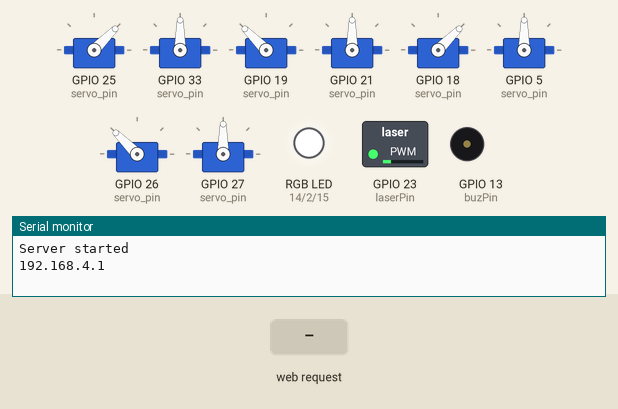
This sketch was run on a simulated ESP32. Shown: 8 × servo, switched loads named in the sketch (green lamp = pin HIGH), an RGB LED mixed from three pins (HIGH = lit), buzzer (waves = sounding, pin HIGH), the last lines printed to the serial monitor. Inputs (shaded band) come from the test bench.

Above: at 2.9 s.
3.0 s: HTTP request GET /frente received
At 3.16 s:
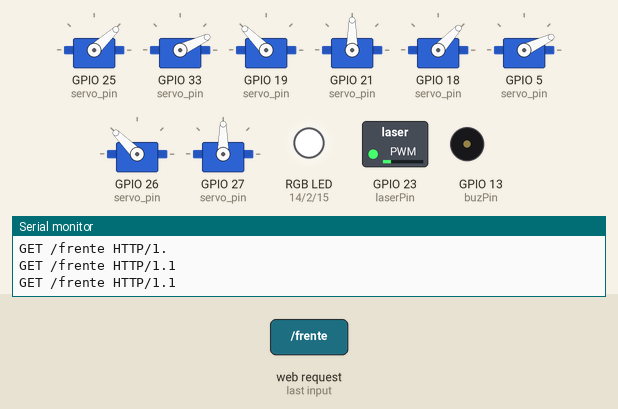
6.0 s: HTTP request GET /atras received
9.0 s: HTTP request GET /direita received
At 9.16 s:
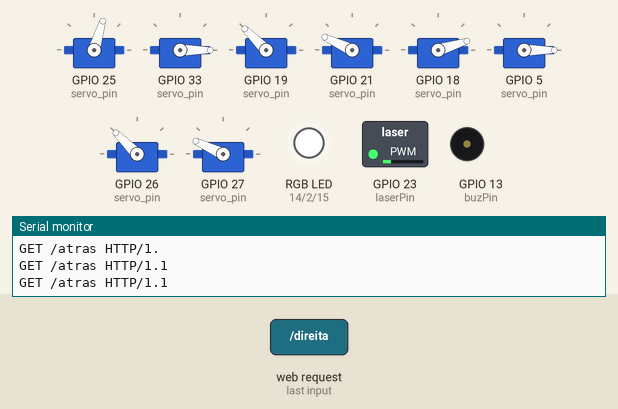
12.0 s: HTTP request GET /esquerda received
At 12.17 s:
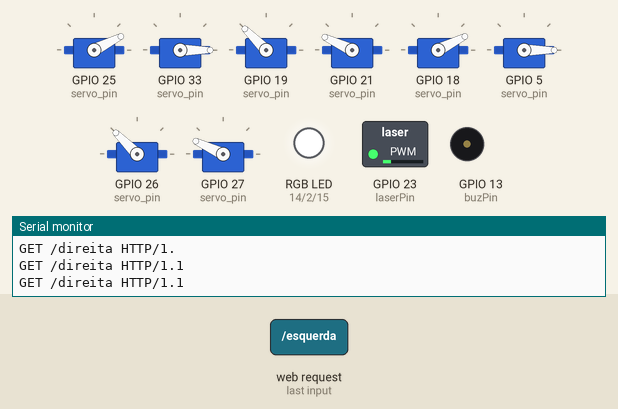
15.0 s: HTTP request GET /atirar received
At 15.47 s:
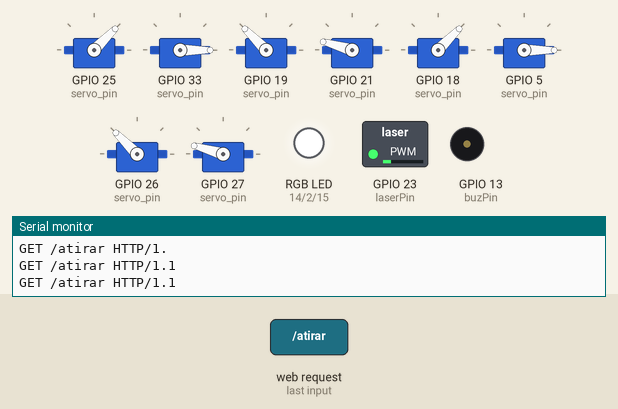
18.0 s: HTTP request GET /ligar received
Timing chart, 0 to 22.0 s (numbered marks = the images above; inputs shaded):
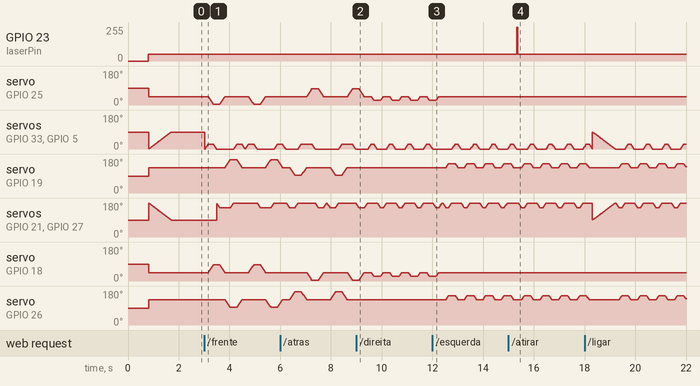

Measured:
- after the input at 9.0 s, servo on GPIO 19 (servo_pin), servo on GPIO 26 (servo_pin): stops changing and stays 135°
- after the input at 15.0 s, GPIO 23 (laserPin): 50/255 → 255/255 after 0.32 s, → 50/255 0.05 s later

The sketch:

mainAP.ino
```cpp
// Bibliotecas WiFi Esp32
#include <WiFi.h>
#include <WiFiClient.h>
#include <WebServer.h>
#include <WiFiAP.h>

// Info rede Esp32
const char *ssid = "QuadBot01";
const char *password = "12345678";
WiFiServer server(80);

// Biblioteca Servo Esp32
#include <ESP32_Servo.h>

// Definir os pinos
Servo servo[4][2];
const int servo_pin[4][2] = { {25, 33},  //fe
                              {19, 21},  //fd
                              {18,  5},  //td
                              {26, 27}};//te
                            //Quadril\Coxa

// Definir Configuração Laser
#define laserPin 23
#define freqLedC 1000
#define laserChannel 11
#define resolution 8

// Definir LedRGB
#define rPin 14
#define gPin 2
#define bPin 15
#define r 13
#define g 14
#define b 15

// Definir Buzzer
#define buzPin 13
#define buz 12

// Vidas
int vidas = 1;

// Definir Delays
#define dg 5  //delay giro
#define da 5  //delay andar
#define dl 50  //delay laser
#define db 50  //delay buzzer

// Auxiliares
int k, acao = 11;

// Protótipos
void padrao();
void frente();
void tras();
void virar_esquerda();
void virar_direita();
void desativar();
void respawn();
void disparo();
void beep();

// Setup
void setup() {
  // Iniciar Serial
  Serial.begin(115200);

  // Configurações WiFi
  WiFi.softAP(ssid, password);
  server.begin();
  Serial.println("Server started");
  Serial.println(WiFi.softAPIP());

  // Configurações Servos
  for (int i = 0; i < 4; i++)
  {
    for (int j = 0; j < 2; j++)
    {
      servo[i][j].attach(servo_pin[i][j]);
      delay(100);
    }
  }

  // Setup Laser
  ledcSetup(laserChannel, freqLedC, resolution);
  ledcAttachPin(laserPin, laserChannel);

  // Setup RGB
  ledcSetup(r, freqLedC, resolution);
  ledcSetup(g, freqLedC, resolution);
  ledcSetup(b, freqLedC, resolution);
  ledcAttachPin(rPin, r);
  ledcAttachPin(gPin, g);
  ledcAttachPin(bPin, b);
  ledcWrite(r,255);
  ledcWrite(g,255);
  ledcWrite(b,255);

  // Setup Buzzer
  ledcSetup(buz, freqLedC, resolution);
  ledcAttachPin(buzPin, buz);

  // Inicial
  ledcWrite(laserChannel, 0);
  ledcWrite(laserChannel, 50);
  desativar();
}

void loop() {
  // Leiitura WiFi
  WiFiClient client = server.available();
  if (client){
    String currentLine = "";
    while (client.connected()) {
      if (client.available()) {
        char c = client.read();
        if (c == '\n') break;
        else if (c != '\r') currentLine += c;

        Serial.println(currentLine);
        // Parar
        if (currentLine.endsWith("GET /parar")) acao = 0;

        // Andar Frente
        else if (currentLine.endsWith("GET /frente")) acao = 1;

        // Andar Trás
        else if (currentLine.endsWith("GET /atras")) acao = 2;

        // Girar Direita
        else if (currentLine.endsWith("GET /direita")) acao = 3;

        // Girar Esquerda
        else if (currentLine.endsWith("GET /esquerda")) acao = 4;

        // Disparo
        else if (currentLine.endsWith("GET /atirar")) disparo();

        // Ligar
        else if (currentLine.endsWith("GET /ligar")) respawn();

        // Desligar
        else if (currentLine.endsWith("GET /desligar")) desativar();

      }
    }
  }
  //if (acao == 0) padrao();
   if (acao == 1) frente();
  else if (acao == 2) tras();
  else if (acao == 3) virar_direita();
  else if (acao == 4) virar_esquerda();

}

/////////////////////////////////////////////////////

void padrao () {
    //Perna Esquerda da Frente
    servo[0][0].write(45);
    servo[0][1].write(0);
    //Perna Direida da Frente
    servo[1][0].write(135);
    servo[1][1].write(180);
    //Perna Direida Traseira
    servo[2][0].write(45);
    servo[2][1].write(0);
    //Perna Esquerda Traseira
    servo[3][0].write(135);
    servo[3][1].write(180);
    delay(100);
}

/////////////////////////////////////////////////////

void desativar (){
    servo[0][0].write(45);
    servo[1][0].write(135);
    servo[2][0].write(45);
    servo[3][0].write(135);

    for (k = 0; k <= 90; k++){
      servo[0][1].write(k);
      servo[1][1].write(180 - k);
      servo[2][1].write(k);
      servo[3][1].write(180 - k);
      delay(10);
    }
}

/////////////////////////////////////////////////////

void respawn (){
    servo[0][0].write(45);
    servo[1][0].write(135);
    servo[2][0].write(45);
    servo[3][0].write(135);

    for (k = 90; k >= 0; k--){
      servo[0][1].write(k);
      servo[1][1].write(180 - k);
      servo[2][1].write(k);
      servo[3][1].write(180 - k);
      delay(10);
    }
}

/////////////////////////////////////////////////////

void frente(){
    // Sobe primeiro par
    for (k = 0; k <= 25; k++){
      servo[0][1].write(k);
      servo[2][1].write(k);
      delay(da);
    }

    // Frente primeiro par
    for (k = 0; k <= 40; k++){
      servo[0][0].write(45 - k);
      servo[2][0].write(45 + k);
      delay(da);
    }

    // Desce primeiro par
    for (k = 25; k >= 0; k--){
      servo[0][1].write(k);
      servo[2][1].write(k);
      delay(da);
    }

    // Sobe segundo par
    for (k = 180; k >= 155; k--){
      servo[1][1].write(k);
      servo[3][1].write(k);
      delay(da);
    }

    // Reseda primeiro par
    for (k = 0; k <= 40; k++){
      servo[0][0].write(5 + k);
      servo[2][0].write(85 - k);
      delay(da);
    }

    // Frente segundo par
    for (k = 0; k <= 40; k++){
      servo[1][0].write(135 + k);
      servo[3][0].write(135 - k);
      delay(da);
    }

    // Desce segundo par
    for (k = 155; k <= 180; k++){
      servo[1][1].write(k);
      servo[3][1].write(k);
      delay(da);
    }

    // Sobe primeiro par
    for (k = 0; k <= 25; k++){
      servo[0][1].write(k);
      servo[2][1].write(k);
      delay(da);
    }

    // Reseda segundo par
    for (k = 0; k <= 40; k++){
      servo[1][0].write(175 - k);
      servo[3][0].write(95 + k);
      delay(da);
    }

    // Desce primeiro par
    for (k = 25; k >= 0; k--){
      servo[0][1].write(k);
      servo[2][1].write(k);
      delay(da);
    }
}

/////////////////////////////////////////////////////

void tras(){
    // Sobe segundo par
    for (k = 180; k >= 155; k--){
      servo[1][1].write(k);
      servo[3][1].write(k);
      delay(dg);
    }
    // Trás segundo par
    for (k = 0; k <= 40; k++){
      servo[1][0].write(135 - k);
      servo[3][0].write(135 + k);
      delay(da);
    }
    // Desce segundo par
    for (k = 155; k <= 180; k++){
      servo[1][1].write(k);
      servo[3][1].write(k);
      delay(dg);
    }
    //Sobe primeiro par
    for (k = 0; k <= 25; k++){
      servo[0][1].write(k);
      servo[2][1].write(k);
      delay(da);
    }
    // Reseda segundo par
    for (k = 0; k <= 40; k++){
      servo[1][0].write(95 + k);
      servo[3][0].write(175 - k);
      delay(da);
    }
    // Trás primeiro par
    for (k = 0; k <= 40; k++){
      servo[0][0].write(45 + k);
      servo[2][0].write(45 - k);
      delay(da);
    }
    // Desce primeiro par
    for (k = 25; k >= 0; k--){
      servo[0][1].write(k);
      servo[2][1].write(k);
      delay(da);
    }
    // Sobe segundo par
    for (k = 180; k >= 155; k--){
      servo[1][1].write(k);
      servo[3][1].write(k);
      delay(da);
    }
    // Reseda primeiro par
    for (k = 0; k <= 40; k++){
      servo[0][0].write(85 - k);
      servo[2][0].write( 5 + k);
      delay(da);
    }
    // Desce segundo par
    for (k = 155; k <= 180; k++){
      servo[1][1].write(k);
      servo[3][1].write(k);
      delay(da);
    }
}

/////////////////////////////////////////////////////

void virar_direita (){
    // Sobe primeiro par
    for (k = 0; k <= 25; k++){
      servo[0][1].write(k);
      servo[2][1].write(k);
      delay(dg);
    }

    // Rodação horario primeiro par
    for (k = 45; k >= 25; k--){
      servo[0][0].write(k);
      servo[2][0].write(k);
      delay(dg);
    }

    // Desce primeiro par
    for (k = 25; k >= 0; k--){
      servo[0][1].write(k);
      servo[2][1].write(k);
      delay(dg);
    }

    // Sobe segundo par
    for (k = 180; k >= 155; k--){
      servo[1][1].write(k);
      servo[3][1].write(k);
      delay(dg);
    }

    // Rodação antihorario primeiro par
    for (k = 25; k <= 45; k++){
      servo[0][0].write(k);
      servo[2][0].write(k);
      delay(dg);
    }

    // Desce segundo par
    for (k = 155; k <= 180; k++){
      servo[1][1].write(k);
      servo[3][1].write(k);
      delay(dg);
    }
}

/////////////////////////////////////////////////////

void virar_esquerda (){
    // Sobe segundo par
    for (k = 180; k >= 155; k--){
      servo[1][1].write(k);
      servo[3][1].write(k);
      delay(dg);
    }

    // Rodação antihorario segundo par
    for (k = 135; k <= 155; k++){
      servo[1][0].write(k);
      servo[3][0].write(k);
      delay(dg);
    }

    // Desce segundo par
    for (k = 155; k <= 180; k++){
      servo[1][1].write(k);
      servo[3][1].write(k);
      delay(dg);
    }

    // Sobe primeiro par
    for (k = 0; k <= 25; k++){
      servo[0][1].write(k);
      servo[2][1].write(k);
      delay(dg);
    }

    // Rodação horario segundo par
    for (k = 155; k >= 135; k--){
      servo[1][0].write(k);
      servo[3][0].write(k);
      delay(dg);
    }

    // Desce primeiro par
    for (k = 25; k >= 0; k--){
      servo[0][1].write(k);
      servo[2][1].write(k);
      delay(dg);
    }
}

/////////////////////////////////////////////////////

void disparo(){
  ledcWrite(laserChannel, 255);
  delay(dl);
  ledcWrite(laserChannel, 50);
  //beep();
}

/////////////////////////////////////////////////////

void beep(){
  ledcWrite(buz, 200);
  delay(db);
  ledcWrite(buz, 0);
}
```
